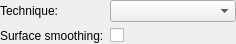
<?xml version="1.0" encoding="UTF-8"?>
<ui version="4.0">
 <class>qCjyxGPURayCastVolumeRenderingPropertiesWidget</class>
 <widget class="QWidget" name="qCjyxGPURayCastVolumeRenderingPropertiesWidget">
  <property name="geometry">
   <rect>
    <x>0</x>
    <y>0</y>
    <width>236</width>
    <height>44</height>
   </rect>
  </property>
  <property name="windowTitle">
   <string>GPU RayCast</string>
  </property>
  <layout class="QFormLayout" name="formLayout">
   <property name="leftMargin">
    <number>0</number>
   </property>
   <property name="topMargin">
    <number>0</number>
   </property>
   <property name="rightMargin">
    <number>0</number>
   </property>
   <property name="bottomMargin">
    <number>0</number>
   </property>
   <item row="0" column="0">
    <widget class="QLabel" name="RenderingTechniqueLabel">
     <property name="text">
      <string>Technique:</string>
     </property>
    </widget>
   </item>
   <item row="0" column="1">
    <widget class="QComboBox" name="RenderingTechniqueComboBox">
     <property name="toolTip">
      <string>Select ray casting technique for the views where the current volume is visible</string>
     </property>
    </widget>
   </item>
   <item row="1" column="0">
    <widget class="QLabel" name="SurfaceSmoothingLabel">
     <property name="toolTip">
      <string>Option for removing wood-grain artifacts by applying random noise to raycasting</string>
     </property>
     <property name="text">
      <string>Surface smoothing:</string>
     </property>
    </widget>
   </item>
   <item row="1" column="1">
    <widget class="QCheckBox" name="SurfaceSmoothingCheckBox">
     <property name="toolTip">
      <string>Option for removing wood-grain artifacts by applying random noise to raycasting</string>
     </property>
     <property name="text">
      <string/>
     </property>
    </widget>
   </item>
  </layout>
 </widget>
 <resources/>
 <connections/>
</ui>
